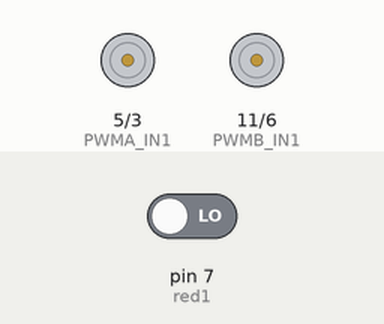
Recording of a sketch running on a simulated Arduino Uno, built with avr-gcc and run on an emulated ATmega328P. Parts: motor-driver pin pairs drawn as motors (green arrow = first pin HIGH = forward, orange = second pin HIGH = backward, longer = more drive). The inputs (shaded band) are chosen by the test bench; at power-on: pin 7 (red1) LOW. What the sketch prints to the serial monitor is not drawn.

Above: at 0.1 s.
At 4.0 s:
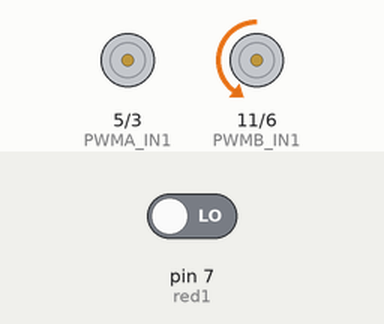
At 14.25 s:
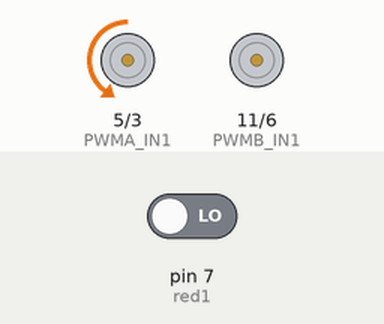
At 25.5 s:
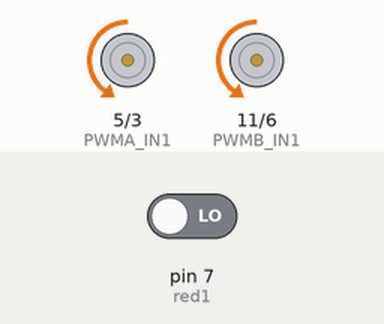
Timing chart, 0 to 28.9 s (numbered marks = the images above):
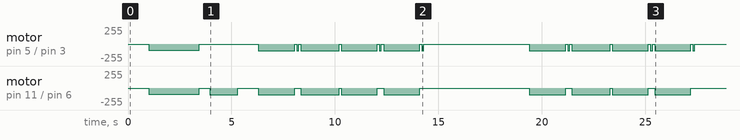

Measured:
- by itself, motor on pin 5 (PWMA_IN1) / pin 3 (PWMA_IN2): stopped → backward 90/255 at 1.0 s, → stopped 2.5 s later, → backward 100/255 2.9 s later, → stopped 1.8 s later, … (30 changes in this stretch)
- by itself, motor on pin 11 (PWMB_IN1) / pin 6 (PWMB_IN2): stopped → backward 90/255 at 1.0 s, → stopped 2.5 s later, → backward 100/255 0.50 s later, → stopped 1.4 s later, … (20 changes in this stretch)

The sketch:

Synthesis3.ino
```cpp
//定义轮子电机引脚
#define PWMB_IN1 11 //定义IN1引轋
#define PWMB_IN2  6 //定义IN2引轋
#define PWMA_IN1  5 //定义IN3引轋
#define PWMA_IN2  3 //定义IN4引轋
#define SPEED 90//定义车轮平地前进速度
#define SPEEDUP 100//定义车轮上桥前进速度
#define SPEEDS 100//定义车轮转向速度

int red1 = 7;  //定义D7号引脚----近红外
int red2 = A1;  //定义A1号引脚----近红外
int red3 = A0;  //定义A0号引脚----近红外
int ll=0;

int rl = 0;//定义传递方向判断

void firstRun();  //定义开始第一步骤运动----1
void secondRun();  //定义开始第二步骤运动--
void thiredRun();
void forthRun();
void fifthRun();
void sixRun();
void sevenRun();

void go();//车子走向检测程序
void Motor_Forward(char pwm);//定义轮子向前运动，pwm转速
void forward(char pwm);//定义车子向前运动，pwm转速
void back(char pwm);//定义车子向后运动，pwm转速
void left(char pwm);//定义车子向左运动，pwm转速
void right(char pwm);//定义车子向右运动，pwm转速
void cstop();//定义车子停止

void nearred();//定义近红外传感器执行避障操作
void bauto();//自动避障
void rauto();//自动循迹


void setup() {//程序开始
  Serial.begin(9600); //定义波特率

  pinMode(red1,INPUT);//接收红外线传感器D7引脚反馈数据
}

void loop() {
  delay(1000);  //开机等待1秒
  firstRun(); //开始第一步骤运动--1----直行

//  go();//车子走向检测程序----应急用

  Serial.println("近红外传感器D7检测数值：");
  Serial.println(digitalRead(red1));//在串口监视器上输出近红外反馈数值

  secondRun();//转向
  thiredRun();//上桥


  delay(5000);

  forthRun();//上桥

//  fifthRun();//直行
//
//  sixRun();
//  sevenRun();

    cstop();
  delay(100000);


//  delay(5000);//停止5秒


}

void firstRun(){  //定义开始第一步骤运动--1------------------------------出发段
   if(digitalRead(red1)==HIGH){//LOW值为0，表示左侧有障碍，车子向右，否则向左
ll=1;
  }else{
      ll=2;
    }

  analogWrite(PWMA_IN2, SPEED);  //左侧轮子以100转向前运动76cm
  analogWrite(PWMB_IN2, SPEED);  //右侧轮子以100转向前运动

  delay(2450);//向前走5.----------------------------------------------------------------------------------------------------第一段直行时间控制

  analogWrite(PWMA_IN2, 0); //左侧轮子以停止
  analogWrite(PWMB_IN2, 0); //右侧轮子以停止

  delay(500);//停止0.5秒

}

void secondRun(){  //定义开始第二步骤运动--2----------------------------------转向段
  if(ll==1){//LOW值为0，表示左侧有障碍，车子向右，否则向左
         right(SPEEDS);//向右转向
         delay(1200);//-----------------------------------------------------------------------------------------------------第一段转向时间控制
         cstop();
         delay(1000);
         rl=1;
  }else{
       left(SPEEDS);//左转
       delay(1350);//-----------------------------------------------------------------------------------------------------第一段转向时间控制

       cstop();
       delay(1000);
      rl=2;
    }
  }


void thiredRun(){//定义开始第三步骤运动--3----------------------------------上桥段
  analogWrite(PWMA_IN2, SPEEDUP);  //左侧轮子以100转向前运动76cm
  analogWrite(PWMB_IN2, SPEEDUP);  //右侧轮子以100转向前运动

  delay(1750);//向前走8.25//-----------------------------------------------------------------------------------------------------第二段上桥时间控制

  analogWrite(PWMA_IN2, 0); //左侧轮子以停止
  analogWrite(PWMB_IN2, 0); //右侧轮子以停止

  delay(100);//停止1秒

 analogWrite(PWMA_IN2, SPEEDUP);  //左侧轮子以100转向前运动
  delay(100);

  analogWrite(PWMA_IN2, 0); //左侧轮子以停止
  analogWrite(PWMB_IN2, 0); //右侧轮子以停止

  delay(100);//停止1秒

  analogWrite(PWMA_IN2, SPEEDUP);  //左侧轮子以100转向前运动76cm
  analogWrite(PWMB_IN2, SPEEDUP);  //右侧轮子以100转向前运动

  delay(1750);//向前走8.25//-----------------------------------------------------------------------------------------------------第二段上桥时间控制

 analogWrite(PWMA_IN2, SPEEDUP);  //左侧轮子以100转向前运动
  delay(100);

  analogWrite(PWMA_IN2, 0); //左侧轮子以停止
  analogWrite(PWMB_IN2, 0); //右侧轮子以停止

  delay(100);//停止1秒

  analogWrite(PWMA_IN2, SPEEDUP);  //左侧轮子以100转向前运动76cm
  analogWrite(PWMB_IN2, SPEEDUP);  //右侧轮子以100转向前运动

  delay(1750);//向前走8.25//-----------------------------------------------------------------------------------------------------第二段上桥时间控制

  analogWrite(PWMA_IN2, 0); //左侧轮子以停止
  analogWrite(PWMB_IN2, 0); //右侧轮子以停止

  delay(100);//停止1秒

  analogWrite(PWMA_IN2, SPEEDUP);  //左侧轮子以100转向前运动
  delay(100);

  analogWrite(PWMA_IN2, 0); //左侧轮子以停止
  analogWrite(PWMB_IN2, 0); //右侧轮子以停止

  delay(100);//停止1秒


  analogWrite(PWMA_IN2, SPEEDUP);  //左侧轮子以100转向前运动76cm
  analogWrite(PWMB_IN2, SPEEDUP);  //右侧轮子以100转向前运动

  delay(1750);//向前走8.25//-----------------------------------------------------------------------------------------------------第二段上桥时间控制

  analogWrite(PWMA_IN2, 0); //左侧轮子以停止
  analogWrite(PWMB_IN2, 0); //右侧轮子以停止

  delay(100);//停止1秒

  analogWrite(PWMA_IN2, SPEEDUP);  //左侧轮子以100转向前运动
  delay(100);

  analogWrite(PWMA_IN2, 0); //左侧轮子以停止
  analogWrite(PWMB_IN2, 0); //右侧轮子以停止

  delay(100);//停止1秒

}


void forthRun(){  //定义开始第四步骤运动--4-----------------------------转向段
  analogWrite(PWMA_IN2, SPEEDUP);  //左侧轮子以100转向前运动76cm
  analogWrite(PWMB_IN2, SPEEDUP);  //右侧轮子以100转向前运动

  delay(1750);//向前走8.25//-----------------------------------------------------------------------------------------------------第二段上桥时间控制

  analogWrite(PWMA_IN2, 0); //左侧轮子以停止
  analogWrite(PWMB_IN2, 0); //右侧轮子以停止

  delay(100);//停止1秒

 analogWrite(PWMA_IN2, SPEEDUP);  //左侧轮子以100转向前运动
  delay(100);

  analogWrite(PWMA_IN2, 0); //左侧轮子以停止
  analogWrite(PWMB_IN2, 0); //右侧轮子以停止

  delay(100);//停止1秒

  analogWrite(PWMA_IN2, SPEEDUP);  //左侧轮子以100转向前运动76cm
  analogWrite(PWMB_IN2, SPEEDUP);  //右侧轮子以100转向前运动

  delay(1750);//向前走8.25//-----------------------------------------------------------------------------------------------------第二段上桥时间控制

 analogWrite(PWMA_IN2, SPEEDUP);  //左侧轮子以100转向前运动
  delay(100);

  analogWrite(PWMA_IN2, 0); //左侧轮子以停止
  analogWrite(PWMB_IN2, 0); //右侧轮子以停止

  delay(100);//停止1秒

  analogWrite(PWMA_IN2, SPEEDUP);  //左侧轮子以100转向前运动76cm
  analogWrite(PWMB_IN2, SPEEDUP);  //右侧轮子以100转向前运动

  delay(1750);//向前走8.25//-----------------------------------------------------------------------------------------------------第二段上桥时间控制

  analogWrite(PWMA_IN2, 0); //左侧轮子以停止
  analogWrite(PWMB_IN2, 0); //右侧轮子以停止

  delay(100);//停止1秒

  analogWrite(PWMA_IN2, SPEEDUP);  //左侧轮子以100转向前运动
  delay(100);

  analogWrite(PWMA_IN2, 0); //左侧轮子以停止
  analogWrite(PWMB_IN2, 0); //右侧轮子以停止

  delay(100);//停止1秒


  analogWrite(PWMA_IN2, SPEEDUP);  //左侧轮子以100转向前运动76cm
  analogWrite(PWMB_IN2, SPEEDUP);  //右侧轮子以100转向前运动

  delay(1750);//向前走8.25//-----------------------------------------------------------------------------------------------------第二段上桥时间控制

  analogWrite(PWMA_IN2, 0); //左侧轮子以停止
  analogWrite(PWMB_IN2, 0); //右侧轮子以停止

  delay(100);//停止1秒

  analogWrite(PWMA_IN2, SPEEDUP);  //左侧轮子以100转向前运动
  delay(100);

  analogWrite(PWMA_IN2, 0); //左侧轮子以停止
  analogWrite(PWMB_IN2, 0); //右侧轮子以停止

  delay(100);//停止1秒
  }


void fifthRun(){//定义开始第五步骤运动--5-----------------------------过桥后直行段
  analogWrite(PWMA_IN2, SPEED);  //左侧轮子以100转向前运动76cm
  analogWrite(PWMB_IN2, SPEED);  //右侧轮子以100转向前运动

  delay(3450);//向前走2秒//-----------------------------------------------------------------------------------------------------第三段直行时间控制

  analogWrite(PWMA_IN2, 0); //左侧轮子以停止
  analogWrite(PWMB_IN2, 0); //右侧轮子以停止

  delay(1000);//
}

void sixRun(){  //定义开始第六步骤运动--6-----------------------------转向段
  if(rl==1){//LOW值为0，表示左侧有障碍，车子向右，否则向左
         right(SPEEDS);//向右转向
         delay(1000);//-----------------------------------------------------------------------------------------------------第三段转向时间控制
         cstop();
         delay(1000);
         rl=1;

  }else{
       left(SPEEDS);//左转
       delay(1000);//-----------------------------------------------------------------------------------------------------第三段转向时间控制
       cstop();
       delay(1000);
      rl=2;
    }
  }


void sevenRun(){//定义开始第五步骤运动--5-----------------------------过桥后直行段
  analogWrite(PWMA_IN2, SPEED);  //左侧轮子以100转向前运动76cm
  analogWrite(PWMB_IN2, SPEED);  //右侧轮子以100转向前运动

  delay(1450);//向前走2秒//-----------------------------------------------------------------------------------------------------第三段直行时间控制

  analogWrite(PWMA_IN2, 0); //左侧轮子以停止
  analogWrite(PWMB_IN2, 0); //右侧轮子以停止

  delay(1000);//
}


void go(){//车子走向检测程序

  forward(80);//定义车子向前运动，pwm转速
  delay(1000);

  cstop();//定义车子停止
  delay(1000);

  back(80);//定义车子向后运动，pwm转速
  delay(1000);

  cstop();//定义车子停止
  delay(1000);

  left(80);//定义车子向左运动，pwm转速
  delay(1000);

  cstop();//定义车子停止
  delay(1000);

  right(80);//定义车子向右运动，pwm转速
  delay(1000);

  cstop();//定义车子停止
  delay(1000);
}

void forward(char pwm)//定义车子向前运动，pwm转速
{
  analogWrite(PWMA_IN2, pwm);
  analogWrite(PWMB_IN2, pwm);
  Serial.println("车子前进");
}

void back(char pwm)//定义车子向后运动，pwm转速
{
  analogWrite(PWMA_IN1, pwm);
  analogWrite(PWMB_IN1, pwm);
  Serial.println("车子后退");
}

void left(char pwm)//定义车子向左运动，pwm转速
{
  analogWrite(PWMA_IN2, 0);
  analogWrite(PWMB_IN2, pwm);
  Serial.println("车子左转");
}

void right(char pwm)//定义车子向右运动，pwm转速
{
  analogWrite(PWMA_IN2, pwm);
  analogWrite(PWMB_IN2, 0);
  Serial.println("车子右转");
}

void cstop()//定义车子停止
{
  analogWrite(PWMA_IN1, 0);
  analogWrite(PWMB_IN1, 0);
  analogWrite(PWMA_IN2, 0);
  analogWrite(PWMB_IN2, 0);
  Serial.println("车子停止");
}

void nearred(){//定义近红外传感器执行避障操作
  if(digitalRead(red1)==LOW){//LOW值为0，表示前方有障碍，车子停止运动
     forward(0);
  }else{
     forward(100);
  }
}


void bauto(){//自动避障
  int i=0;
  while(i==0){
    if(digitalRead(red2)==LOW&&digitalRead(red3)==LOW){//发现路径
       forward(SPEED);
       delay(1000);
       cstop();
       delay(1000);
       i=1;
    }else if(digitalRead(red2)==HIGH&&digitalRead(red3)==HIGH){
       left(SPEED);
       delay(1000);
       cstop();
       delay(1000);
    }
  }
}

void rauto(){//自动循迹
  int i=0;
  while(i==0){
    if(digitalRead(red2)==LOW&&digitalRead(red3)==LOW){//发现路径
       forward(SPEED);
       delay(300);
       cstop();
       delay(1000);
       i=1;
    }else if(digitalRead(red2)==HIGH&&digitalRead(red3)==LOW){//
       left(SPEED);
       delay(200);
       cstop();
       delay(1000);
    }else if(digitalRead(red2)==LOW&&digitalRead(red3)==HIGH){
       right(SPEED);
       delay(300);
       cstop();
       delay(1000);
    }
//    else if(digitalRead(red2)==HIGH&&digitalRead(red3)==HIGH){
//       left(SPEED);
//       delay(300);
//       cstop();
//       delay(1000);
//    }
  }
}

void notest(){
  if(digitalRead(red2)==HIGH&&digitalRead(red3)==HIGH){//转向后检测不到桥梁
     left(SPEED);
     delay(300);
     cstop();
     delay(1000);
  }
}
```
